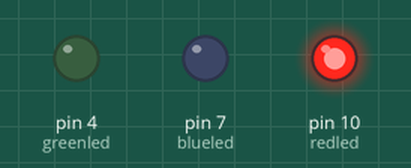
The sketch below on a simulated Arduino Uno, built with avr-gcc and run on an emulated ATmega328P. Shown: output pins drawn as LEDs (lit = HIGH).

Above: at 0.5 s.
At 1.1 s:
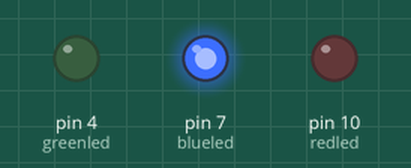
At 3.9 s:
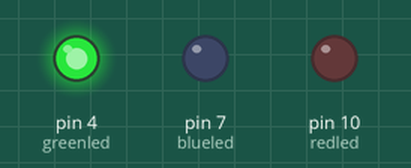
Timing chart, 0 to 5.1 s (numbered marks = the images above):
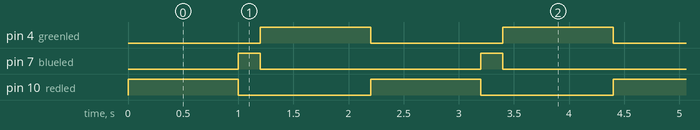

The sketch:

lab3_trafficlight.ino
```cpp
int redled =10; //define digit 10 interface
int blueled =7; //define digit 7 interface
int greenled =4; //define digit 4 interface
void setup()
{
  pinMode(redled, OUTPUT); //define red output
  pinMode(blueled, OUTPUT); //define blue output
  pinMode(greenled, OUTPUT); //define green output
}
void loop()
{
  digitalWrite(redled, HIGH);//red on
  delay(1000);//delay 1s
  digitalWrite(redled, LOW); //red off
  digitalWrite(blueled, HIGH);//blue on
  delay(200);//delay 0.2s
  digitalWrite(blueled, LOW);//blue off
  digitalWrite(greenled, HIGH);//green on
  delay(1000);//delay 1s
  digitalWrite(greenled, LOW);//green off
}
```

Measured:
- by itself, pin 4 (greenled), pin 10 (redled): alternates HIGH for 1.0 s and LOW for 1.2 s
- by itself, pin 7 (blueled): alternates HIGH for 0.20 s and LOW for 2.0 s
- by itself, everything shown: repeats every 2.2 s, in 4 steps
